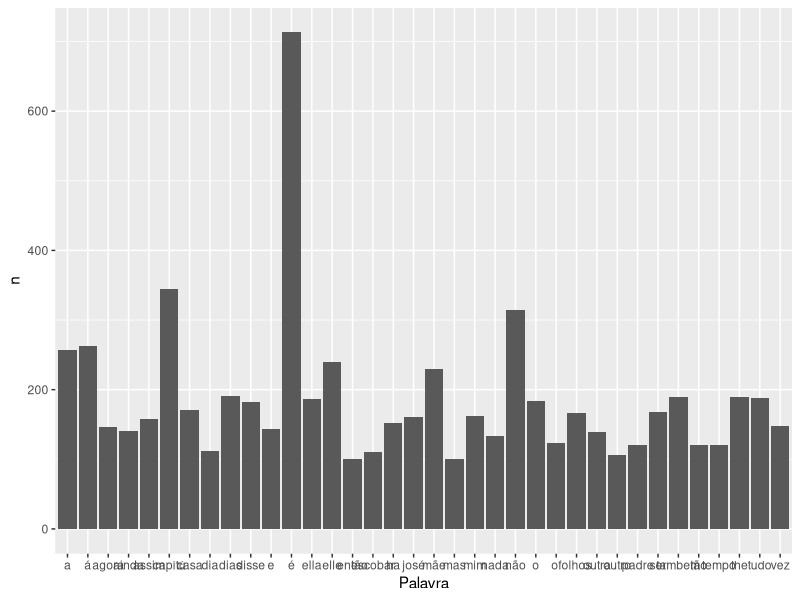
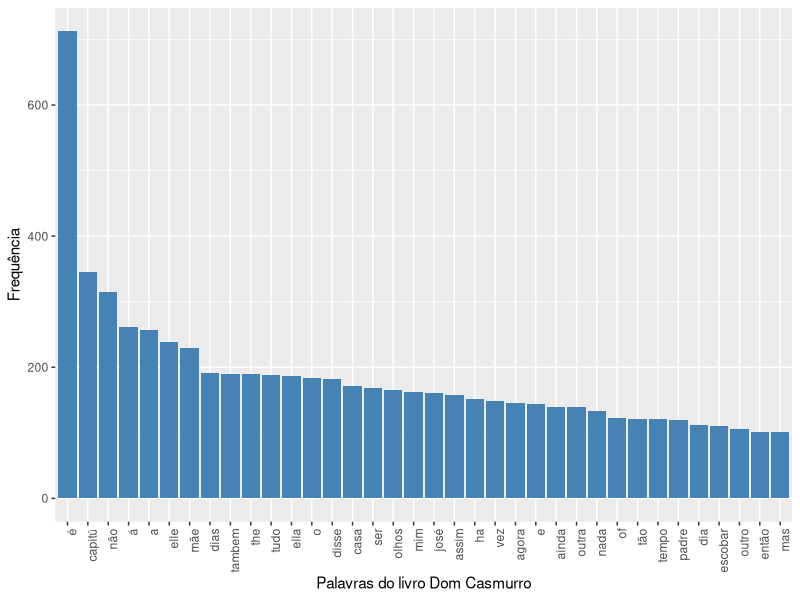
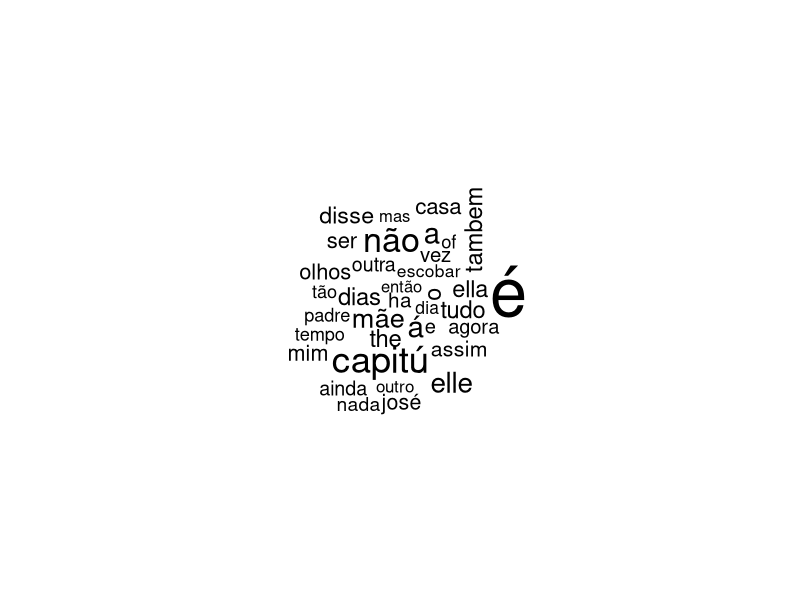

Source code (R) for these figures, in order:

# Trabalhando com textos - Tidyverse -------------------------------------------------------------------------------------------------------
# Autoria do script: Jeanne Franco ---------------------------------------------------------------------------------------------------------
# Data do script: 30/04/22 -----------------------------------------------------------------------------------------------------------------
# Referência: Curso Udemy ------------------------------------------------------------------------------------------------------------------

# Pacotes necessário ------------------------------------------------------------------------------------------------------------------------

library(tidyverse)
library(tidytext) # Pacote para análise de textos
library(tm) # Pacote para text mining
library(wordcloud) # Nuvem de palavras

# Carregando texto -------------------------------------------------------------------------------------------------------------------------

casmurro <- scan("casmurro.txt", what = "character", sep = "\n", encoding = "UTF-8")

# Manipulando o texto ----------------------------------------------------------------------------------------------------------------------

casmurro[1:30] # Início do texto, até as 30 primeiras linhas.
grep("FIM", casmurro) # Procura a palavra "fim" no texto

casmurro[27:6393] # Linha onde começa o capítulo até o fim do texto

stopwords("pt") # Indica algumas palavras em português ("pt") que não tem muita utilidade 
## para as análises

casmurro <- removeWords(casmurro, stopwords("pt")) # Remove palavras desnecessárias

# Análise do texto - Mineração -------------------------------------------------------------------------------------------------------------------------

grep("Bentinho", casmurro) # Posições onde está a palavra "Bentinho"

length(grep("Bentinho", casmurro)) # Quantas vezes são citadas as palavras
length(grep("Capitú", casmurro))

# Análise do texto - Tidytext --------------------------------------------------------------------------------------------------------------

casmurro <- data.frame("Linha" = 1:length(casmurro), "Texto" = casmurro)
view(casmurro)

casmurro <- unnest_tokens(casmurro, Palavra, Texto) # Coluna palavra substitui coluna 
# texto
view(casmurro)

## Frequência de palavras

freq <- casmurro %>%
  count(Palavra, sort = TRUE)
view(freq)

## As 100 palavras mais frequentes

freq100 <- filter(freq, n > 100) %>%
  arrange(desc(n))
view(freq100)

# Gráfico de frequência --------------------------------------------------------------------------------------------------------------------

ggplot(freq100) +
  geom_col(aes(x = Palavra, y = n))

ggplot(freq100) +
  geom_col(aes(y = n, x = reorder(Palavra, -n)), fill = "Steelblue") +
  labs(y = "Frequência", x = "Palavras do livro Dom Casmurro") +
  theme(axis.text.x = element_text(angle = 90, hjust = 1))

# Nuvem de palavras ------------------------------------------------------------------------------------------------------------------------

wordcloud::wordcloud(freq$Palavra, freq$n, min.freq = 100)             
